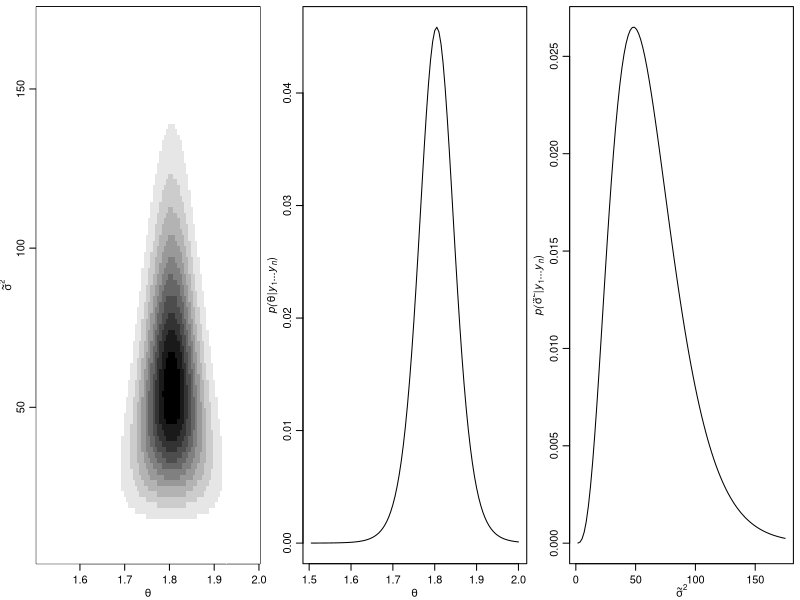
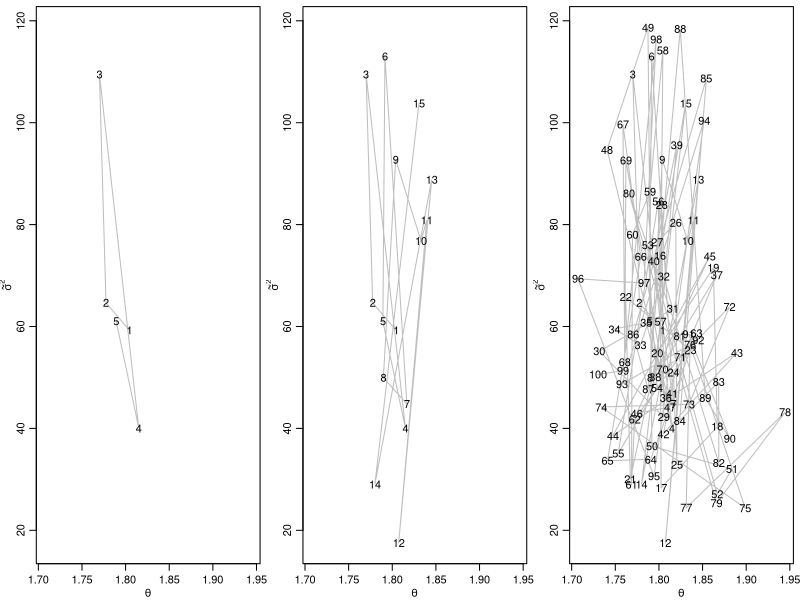
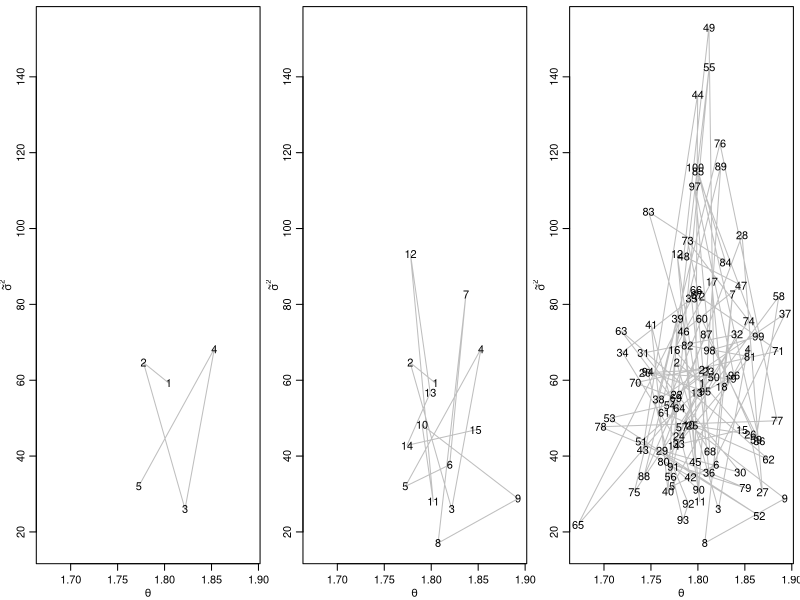

R code for these plots, in order:
## ---- chunk 1
knitr::opts_chunk$set(echo = TRUE)
## ---- chunk 2
# prior
mu0<-1.9  ; t20<-0.95^2
s20<-.01 ; nu0<-1

# data
y<-c(1.64,1.70,1.72,1.74,1.82,1.82,1.82,1.90,2.08)
n<-length(y) ; mean.y<-mean(y) ; var.y<-var(y)
## ---- chunk 3
# grid 
G<-100 ; H<-100

mean.grid<-seq(1.505,2.00,length=G) 
prec.grid<-seq(1.75,175,length=H) 

post.grid<-matrix(nrow=G,ncol=H)

for(g in 1:G) {
  for(h in 1:H) { 
    
    post.grid[g,h]<- dnorm(mean.grid[g], mu0, sqrt(t20)) *
                     dgamma(prec.grid[h], nu0/2, s20*nu0/2 ) *
                     prod( dnorm(y,mean.grid[g],1/sqrt(prec.grid[h])) )
                  }
                }

post.grid<-post.grid/sum(post.grid)

par(mfrow=c(1,3),mar=c(2.75,2.75,.5,.5),mgp=c(1.70,.70,0))
image( mean.grid,prec.grid,post.grid,col=gray( (10:0)/10 ),
     xlab=expression(theta), ylab=expression(tilde(sigma)^2) )

mean.post<- apply(post.grid,1,sum)
plot(mean.grid,mean.post,type="l",xlab=expression(theta),
 ylab=expression( paste(italic("p("),
     theta,"|",italic(y[1]),"...",italic(y[n]),")",sep="")))

prec.post<-apply(post.grid,2,sum)
plot(prec.grid,prec.post,type="l",xlab=expression(tilde(sigma)^2),
     ylab=expression( paste(italic("p("),
     tilde(sigma)^2,"|",italic(y[1]),"...",italic(y[n]),")",sep=""))) 
## ---- chunk 4
set.seed(1)
S<-5000 # Number of samples
PHI<-matrix(nrow=S,ncol=2)
PHI[1,]<-phi<-c( mean.y, 1/var.y)

## Gibbs sampling algorithm
for(s in 2:S) {

# generate a new theta value from its full conditional
mun<-  ( mu0/t20 + n*mean.y*phi[2] ) / ( 1/t20 + n*phi[2] )
t2n<- 1/( 1/t20 + n*phi[2] )
phi[1]<-rnorm(1, mun, sqrt(t2n) )

# generate a new sigma^2 value from its full conditional
nun<- nu0+n
s2n<- (nu0*s20 + (n-1)*var.y + n*(mean.y-phi[1])^2 ) /nun
phi[2]<- rgamma(1, nun/2, nun*s2n/2)

PHI[s,]<-phi         



                }   

par(mfrow=c(1,3),mar=c(2.75,2.75,.5,.5),mgp=c(1.70,.70,0))
m1<-5
plot( PHI[1:m1,],type="l",xlim=range(PHI[1:100,1]), ylim=range(PHI[1:100,2]),
       lty=1,col="gray",xlab=expression(theta),ylab=expression(tilde(sigma)^2))
text(  PHI[1:m1,1], PHI[1:m1,2], c(1:m1) )

m1<-15
plot( PHI[1:m1,],type="l",xlim=range(PHI[1:100,1]), ylim=range(PHI[1:100,2]),
       lty=1,col="gray",xlab=expression(theta),ylab=expression(tilde(sigma)^2))
text(  PHI[1:m1,1], PHI[1:m1,2], c(1:m1) )

m1<-100
plot( PHI[1:m1,],type="l",xlim=range(PHI[1:100,1]), ylim=range(PHI[1:100,2]),
       lty=1,col="gray",xlab=expression(theta),ylab=expression(tilde(sigma)^2))
text(  PHI[1:m1,1], PHI[1:m1,2], c(1:m1) )
## ---- chunk 5
set.seed(1)
S<-5000 # Number of samples
a<-1
b<-100

PHI<-matrix(nrow=S,ncol=3) # New change ncol=2 by ncol=3
PHI[1,]<-phi<-c( mean.y, 1/var.y, 0.01) # New: Include a new starting point 


## Gibbs sampling algorithm

for(s in 2:S) {


# generate a new theta value from its full conditional

mun<-  ( mu0/t20 + n*mean.y*phi[2] ) / ( 1/t20 + n*phi[2] )
t2n<- 1/( 1/t20 + n*phi[2] )


phi[1]<-rnorm(1, mun, sqrt(t2n) )

# generate a new sigma^2 value from its full conditional

nun<- nu0+n
s2n<- (nu0*phi[3] + (n-1)*var.y + n*(mean.y-phi[1])^2 ) /nun

phi[2]<- rgamma(1, shape=nun/2, rate=nun*s2n/2)


# generate a new sigma_0^2 value from its full conditional   # New: include a new full conditional

phi[3] <-  rgamma(1, shape=a + nu0/2, rate=b + (nu0/2)*phi[2])



PHI[s,]<-phi  # Keep the results in this matrix     





                }
                
                
par(mfrow=c(1,3),mar=c(2.75,2.75,.5,.5),mgp=c(1.70,.70,0))
m1<-5
plot( PHI[1:m1,],type="l",xlim=range(PHI[1:100,1]), ylim=range(PHI[1:100,2]),
       lty=1,col="gray",xlab=expression(theta),ylab=expression(tilde(sigma)^2))
text(  PHI[1:m1,1], PHI[1:m1,2], c(1:m1) )

m1<-15
plot( PHI[1:m1,],type="l",xlim=range(PHI[1:100,1]), ylim=range(PHI[1:100,2]),
       lty=1,col="gray",xlab=expression(theta),ylab=expression(tilde(sigma)^2))
text(  PHI[1:m1,1], PHI[1:m1,2], c(1:m1) )

m1<-100
plot( PHI[1:m1,],type="l",xlim=range(PHI[1:100,1]), ylim=range(PHI[1:100,2]),
       lty=1,col="gray",xlab=expression(theta),ylab=expression(tilde(sigma)^2))
text(  PHI[1:m1,1], PHI[1:m1,2], c(1:m1) )
